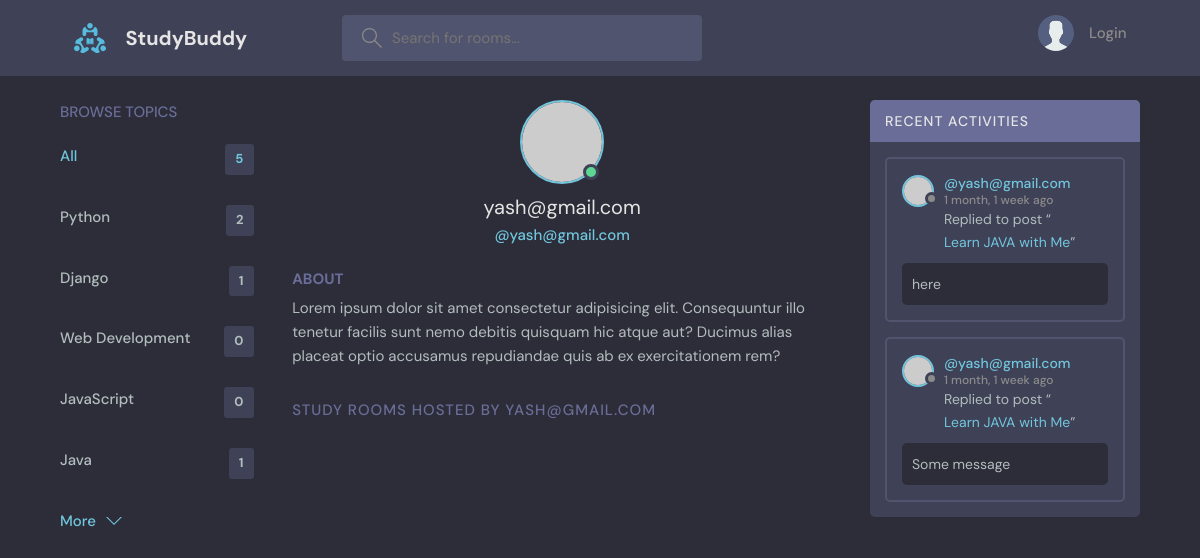
The page /profile/4/ on the database its author committed.
### base/models.py (models this page shows, shortened)
class Topic(models.Model):
    name = models.CharField(max_length = 200)

class Message(models.Model):
    user = models.ForeignKey(User, on_delete=models.CASCADE)
    room = models.ForeignKey(Room, on_delete=models.CASCADE) #If room is deleted then the messages are deleted too
    body = models.TextField()
    updated = models.DateTimeField(auto_now = True)
    created = models.DateTimeField(auto_now_add = True)
    class Meta:
        ordering = ['-updated', '-created']
    def __str__(self):
        return self.body[0:50] # For the preview of Room

class Room(models.Model):
    host = models.ForeignKey(User, on_delete=models.SET_NULL, null = True)
    topic = models.ForeignKey(Topic, on_delete=models.SET_NULL, null = True)
    name = models.CharField(max_length = 200)
    description = models.TextField(null = True, blank = True) # blank allows a blank form field submissions
    participants = models.ManyToManyField(User, related_name='participants', blank=True)
    updated = models.DateTimeField(auto_now = True) # Takes a timestamp whenever we save the item
    created = models.DateTimeField(auto_now_add = True) # Takes a timestamp when we first create an instance
    class Meta:
        ordering = ['-updated', '-created']
    def __str__(self):
        return self.name

### base/views.py (the view)
# urls.py: path('profile/<str:id>/', views.userProfile, name="user_profile"),
def userProfile(request, id):
    user = User.objects.get(id=id)
    rooms = user.room_set.all()
    room_messages = user.message_set.all()
    topics = Topic.objects.all()
    context = {'user':user, 'rooms':rooms, 'room_messages': room_messages, 'topics':topics}
    return render(request, 'base/profile.html', context)

### base/templates/base/profile.html (shortened to what this page needs)
{% extends 'main.html' %}
{% block content %}
  <main class="profile-page layout layout--3">
    <div class="container">
      {% include 'base/topic_component.html' %}
      <div class="roomList">
        <div class="profile">
          <div class="profile__avatar">
            <div class="avatar avatar--large active">
              <img src="https://randomuser.me/api/portraits/men/11.jpg" />
            </div>
          </div>
          <div class="profile__info">
            <h3>{{user.username}}</h3>
            <p>@{{user.username}}</p>
          </div>
          <div class="profile__about">
            <h3>About</h3>
            <p>
              Lorem ipsum dolor sit amet consectetur adipisicing elit. Consequuntur illo tenetur
              facilis sunt nemo debitis quisquam hic atque aut? Ducimus alias placeat optio
              accusamus repudiandae quis ab ex exercitationem rem?
            </p>
          </div>
        </div>
        <div class="roomList__header">
          <div>
            <h2>Study Rooms Hosted by {{user.username}}</a>
            </h2>
          </div>
        </div>
      </div>
      {% include 'base/activity_component.html' %}
    </div>
  </main>
{% endblock %}

### base/templates/base/topic_component.html
<div class="topics">
    <div class="topics__header">
      <h2>Browse Topics</h2>
    </div>
    <ul class="topics__list">
      <li>
        <a href="{% url 'room_function' %}" class="active">All <span>{{topics.count}}</span></a>
      </li>
      {% for topic in topics %}
            <li>
                <a href="{% url 'room_function' %}?q={{topic.name}}">{{topic.name}} <span>{{topic.room_set.all.count}}</span> </a>
            </li>
        {% endfor %}
    </ul>
    <a class="btn btn--link" href="topics.html">
      More
      <svg version="1.1" xmlns="http://www.w3.org/2000/svg" width="32" height="32" viewBox="0 0 32 32">
        <title>chevron-down</title>
        <path d="M16 21l-13-13h-3l16 16 16-16h-3l-13 13z"></path>
      </svg>
    </a>
  </div>

### base/templates/base/activity_component.html (shortened to what this page needs)
<div class="activities">
    <div class="activities__header">
      <h2>Recent Activities</h2>
    </div>
    {% for message in room_messages %}
    <div class="activities__box">
      <div class="activities__boxHeader roomListRoom__header">
        <a href="{% url 'user_profile' message.user.id %}" class="roomListRoom__author">
          <div class="avatar avatar--small">
            <img src="https://randomuser.me/api/portraits/women/11.jpg" />
          </div>
          <p>
            @{{message.user}}
            <span>{{message.created | timesince}} ago</span>
          </p>
        </a>
      </div>
      <div class="activities__boxContent">
        <p>Replied to post “<a href="{% url 'solo_room' message.room.id %}">{{message.room}}</a>”</p>
        <div class="activities__boxRoomContent">
          {{message}}
        </div>
      </div>
    </div>
    {% endfor %}
  </div>

### rows shown on the page
Topic: name "Python", room_set.all.count "2"
Topic: name "Django", room_set.all.count "1"
Topic: name "Web Development", room_set.all.count "0"
Topic: name "JavaScript", room_set.all.count "0"
Topic: name "Java", room_set.all.count "1"
Message: user "yash@gmail.com", created "1 month, 1 week", room "Learn JAVA with Me", body "here"
Message: user "yash@gmail.com", created "1 month, 1 week", room "Learn JAVA with Me", body "Some message"

### other values the page prints
{{ topics.count }} "5"
{{ user.username }} "yash@gmail.com"
{{ user.username }} "YASH@GMAIL.COM"
